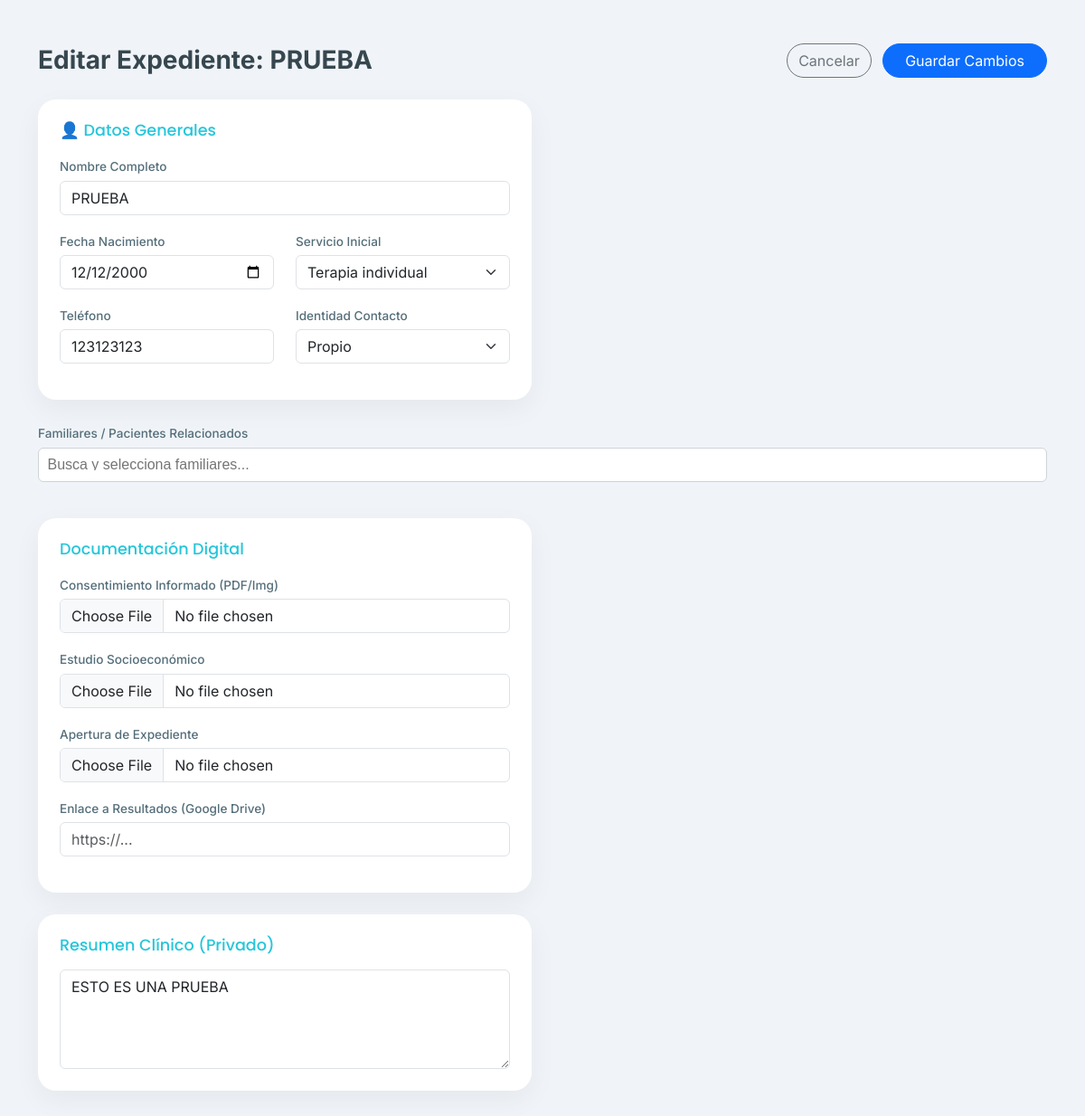
The page /pacientes/1/editar/ (signed in) on the database its author committed.
### clinica/models.py (models this page shows, shortened)
class Paciente(models.Model):
    TIPO_CONTACTO_CHOICES = [
        ('propio', 'Propio'),
        ('madre', 'Madre'),
        ('padre', 'Padre'),
        ('pareja', 'Pareja'),
        ('otro', 'Otro'),
    ]
    SEXO_CHOICES = [
        ('Femenino', 'Femenino'),
        ('Masculino', 'Masculino'),
    ]
    usuario = models.OneToOneField(User, on_delete=models.SET_NULL, null=True, blank=True, related_name='perfil_paciente')
    nombre = models.CharField(max_length=200, verbose_name="Nombre Completo")
    fecha_nacimiento = models.DateField(verbose_name="Fecha de Nacimiento")
    dado_de_alta = models.BooleanField(
        default = False,
        verbose_name = "Dado de alta"
    )
    fecha_alta = models.DateTimeField(
        null = True,
        blank = True
    )
    estado = models.CharField(
        max_length=20,
        default="Activo"
    )
    fecha_suspension = models.DateTimeField(
        null=True,
        blank=True
    )
    motivo_suspension = models.TextField(
        null=True,
        blank=True
    )
    suspendido_por = models.ForeignKey(
        User,
        null=True,
        blank=True,
        on_delete=models.SET_NULL
    )
    nombre_normalizado = models.CharField(max_length=200, blank=True, editable=False)
    sexo = models.CharField(
        max_length=20,
        choices=SEXO_CHOICES,
        default='Femenino',
        verbose_name="Sexo"
    )
    telefono = models.CharField(max_length=20, verbose_name="Teléfono (WhatsApp)")
    identidad_contacto = models.CharField(max_length=20, choices=TIPO_CONTACTO_CHOICES, default='propio')
    servicio_inicial = models.ForeignKey('Servicio', on_delete=models.SET_NULL, null=True, verbose_name="Servicio Inicial")
    consentimiento_firmado = models.FileField(upload_to='documentos/', blank=True, null=True)
    estudio_socioeconomico = models.FileField(upload_to='documentos/', blank=True, null=True)
    apertura_expediente = models.FileField(upload_to='documentos/', blank=True, null=True)
    resumen_clinico = models.TextField(blank=True, null=True)
    empresa = models.ForeignKey(
        'Empresa', on_delete=models.SET_NULL, null=True, blank=True,
        related_name='pacientes'
    )
    division = models.ForeignKey(
        'Division', on_delete=models.SET_NULL, null=True, blank=True,
        related_name='pacientes', verbose_name='División'
    )
    pacientes_relacionados = models.ManyToManyField('self', blank=True, symmetrical=True)
    enlace_resultados = models.URLField(blank=True, null=True)
    fecha_registro = models.DateTimeField(auto_now_add=True)
    dado_de_alta = models.BooleanField(default=False, verbose_name="Dado de alta")
    fecha_alta = models.DateTimeField(null=True, blank=True)
    def __str__(self):
        return self.nombre
    class Meta:
        verbose_name = "Paciente"
        verbose_name_plural = "Pacientes"

### clinica/views.py (the view)
# urls.py: path('pacientes/<int:paciente_id>/editar/', clinica_views.editar_paciente, name='editar_paciente'),
@login_required
def editar_paciente(request, paciente_id):
    paciente = get_object_or_404(Paciente, id=paciente_id)
    if request.method == 'POST':
        form = PacienteForm(request.POST, request.FILES, instance=paciente)
        if form.is_valid():
            form.save()
            _registrar_actividad(request, 'paciente_editado', 'paciente',
                f'Expediente de {paciente.nombre} modificado.',
                paciente=paciente)
            return redirect('detalle_paciente', paciente_id=paciente.id)
    else:
        form = PacienteForm(instance=paciente)
    return render(request, 'clinica/editar_paciente.html', {'form': form, 'paciente': paciente})

### clinica/models.py (called while the page is built)
    def __str__(self):
        return self.nombre

### clinica/templates/clinica/editar_paciente.html (shortened to what this page needs)
{% load static %}
<!DOCTYPE html>
<html lang="es">
<head>
    <link href="https://cdn.jsdelivr.net/npm/bootstrap@5.3.0/dist/css/bootstrap.min.css" rel="stylesheet">
    <link href="https://cdn.jsdelivr.net/npm/select2@4.1.0-rc.0/dist/css/select2.min.css" rel="stylesheet" />
</head>
<body>
    <div class="container py-5">
        <form method="post" enctype="multipart/form-data">
            <div class="d-flex justify-content-between align-items-center mb-4">
                <h3 class="fw-bold m-0">Editar Expediente: {{ paciente.nombre }}</h3>
                <div>
                    <a href="{% url 'detalle_paciente' paciente.id %}" class="btn btn-outline-secondary rounded-pill me-2">Cancelar</a>
                    <button type="submit" class="btn btn-primary rounded-pill px-4 text-white">Guardar Cambios</button>
                </div>
            </div>
            <div class="row g-4">
                <div class="col-lg-6">
                    <div class="form-card p-4 h-100">
                        <h4>👤 Datos Generales</h4>
                        <div class="mb-3">
                            <label>Nombre Completo</label>
                            {{ form.nombre }}
                        </div>
                        <div class="row">
                            <div class="col-md-6 mb-3">
                                <label>Fecha Nacimiento</label>
                                {{ form.fecha_nacimiento }}
                            </div>
                            <div class="col-md-6 mb-3">
    <label>Servicio Inicial</label>
    {{ form.servicio_inicial }}
</div>
                        </div>
                        <div class="row">
                            <div class="col-md-6 mb-3">
                                <label>Teléfono</label>
                                {{ form.telefono }}
                            </div>
                            <div class="col-md-6 mb-3">
                                <label>Identidad Contacto</label>
                                {{ form.identidad_contacto }}
                            </div>
                        </div>
                    </div>
                </div>
               <div class="mb-3">
    <label>Familiares / Pacientes Relacionados</label>
</div>
                <div class="col-lg-6">
                    <div class="form-card p-4 mb-4">
                        <h4> Documentación Digital</h4>
                        <div class="mb-3">
                            <label>Consentimiento Informado (PDF/Img)</label>
                            {{ form.consentimiento_firmado }}
                        </div>
                        <div class="mb-3">
                            <label>Estudio Socioeconómico</label>
                            {{ form.estudio_socioeconomico }}
                        </div>
                        <div class="mb-3">
                            <label>Apertura de Expediente</label>
                            {{ form.apertura_expediente }}
                        </div>
                         <div class="mb-3">
                            <label>Enlace a Resultados (Google Drive)</label>
                            {{ form.enlace_resultados }}
                        </div>
                    </div>
                    <div class="form-card p-4">
                        <h4> Resumen Clínico (Privado)</h4>
                        {{ form.resumen_clinico }}
                    </div>
                </div>
            </div>
        </form>
    </div>
</body>
</html>

### clinica/templates/clinica/editar_paciente.html (style rules this page uses)
:root { --intra-primary: #26C6DA; --intra-light: #F0F4F8; --intra-dark: #37474F; }
body { background-color: var(--intra-light); font-family: 'Inter', sans-serif; color: var(--intra-dark); }
.form-card { background: white; border-radius: 20px; box-shadow: 0 10px 30px rgba(0,0,0,0.05); border: none; }
h4 { font-family: 'Poppins', sans-serif; font-size: 1.1rem; color: var(--intra-primary); margin-bottom: 1rem; }
label { font-weight: 500; font-size: 0.85rem; margin-bottom: 5px; color: #546E7A; }

### rows shown on the page
Paciente: nombre "PRUEBA", fecha_nacimiento "12/12/2000", servicio_inicial "Terapia individual", telefono "123123123", identidad_contacto "Propio", resumen_clinico "ESTO ES UNA PRUEBA"
